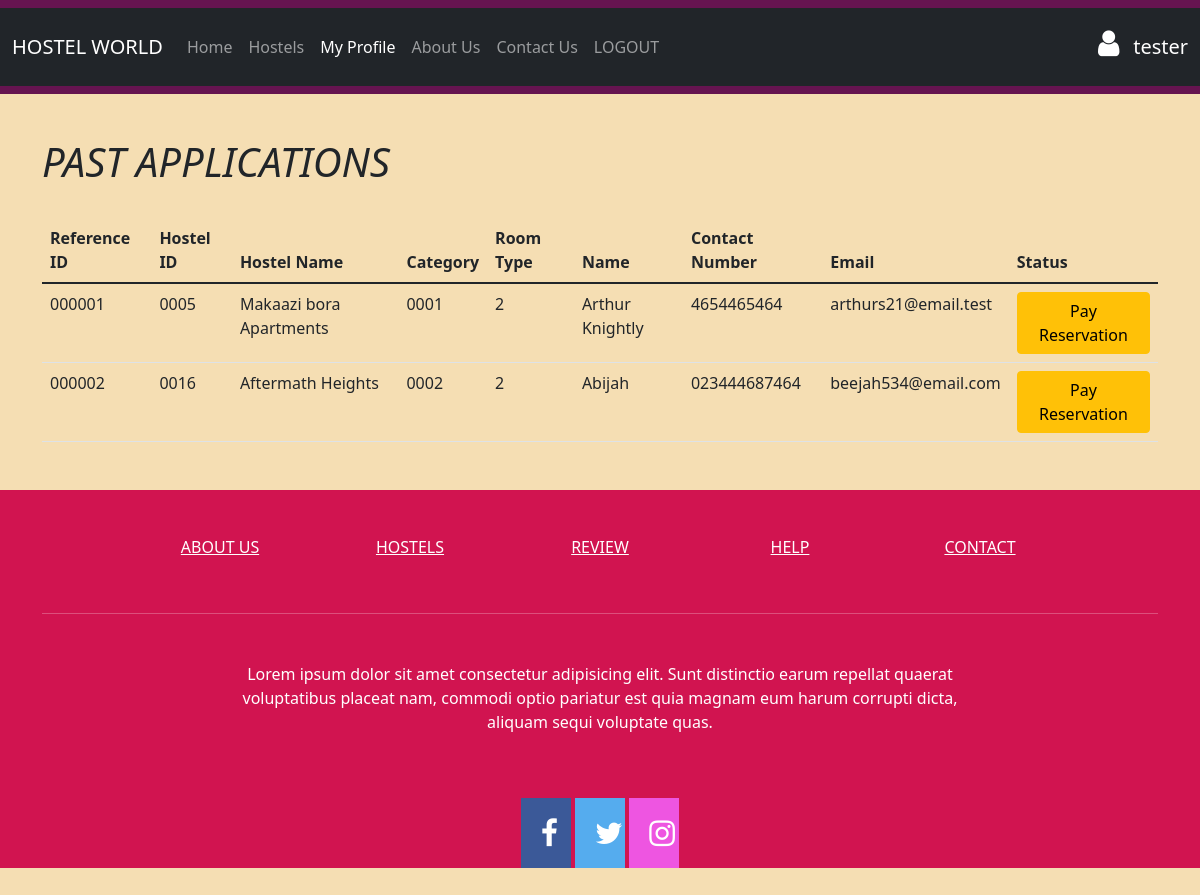
Screenshot of /project/myhostels.php (signed in) with the database file from the repository.
### tables this page shows
CREATE TABLE IF NOT EXISTS `reserve` (
  `reserve_id` int(6) UNSIGNED ZEROFILL NOT NULL,
  `name` varchar(128) NOT NULL,
  `gender` varchar(8) NOT NULL,
  `birthday` date DEFAULT NULL,
  `hostel_id` int(4) UNSIGNED ZEROFILL DEFAULT NULL,
  `hostel_name` varchar(64) DEFAULT NULL,
  `category_id` int(4) UNSIGNED ZEROFILL DEFAULT NULL,
  `room_type` varchar(256) DEFAULT NULL,
  `email` varchar(128) DEFAULT NULL,
  `phoneno` varchar(16) DEFAULT NULL,
  `student_id` int(4) UNSIGNED ZEROFILL DEFAULT NULL,
  `owner_id` int(4) UNSIGNED ZEROFILL DEFAULT NULL,
  `registration_status` varchar(128) DEFAULT 'NOT PAID'
);

### project/myhostels.php (the view, shortened to what this page needs)
<?php
include_once("../connection.php");
?>
<!doctype html>
<html lang="en">
<head>
    <link href="https://cdn.jsdelivr.net/npm/bootstrap@5.1.3/dist/css/bootstrap.min.css" rel="stylesheet">
    <link rel="stylesheet" href="https://cdnjs.cloudflare.com/ajax/libs/font-awesome/4.7.0/css/font-awesome.min.css">
    <link rel="stylesheet" href="../style.css">
    <link rel="stylesheet" href="../sweetalert2.min.css">
</head>
<body>
    <?php if (isset($_SESSION['success'])) : ?>
        <div class="error success">
            <h3>
            </h3>
        </div>
    <?php endif ?>
    <div class="navigation">
        <nav class="navbar fixed-top navbar-expand-lg navbar-dark navigations">
            <div class="container-fluid bg-dark">
                <a class="navbar-brand" href="/project/index.php">HOSTEL WORLD</a>
                <div class="collapse navbar-collapse" id="navbarSupportedContent">
                    <ul class="navbar-nav me-auto mb-2 mb-lg-0">
                        <li class="nav-item">
                            <a class="nav-link" aria-current="page" href="/project/index.php">Home</a>
                        </li>
                        <li class="nav-item">
                            <a class="nav-link" href="/project/hostels.php">Hostels</a>
                        </li>
                        <li class="nav-item">
                            <a class="nav-link active" href="#">My Profile</a>
                        </li>
                        <li class="nav-item">
                            <a class="nav-link" href="/project/about.php">About Us</a>
                        </li>
                        <li class="nav-item">
                            <a class="nav-link" href="/project/contact.php">Contact Us</a>
                        </li>
                        <?php
                        if ($_SESSION['loggin']) {
                            echo "</li>
                            <li class='nav-item'>
                       <a class='nav-link'href='index.php?logout='1''>LOGOUT</a>
                        </li>";
                        }
                        ?>
                    </ul>
                    <div class="d-flex">
                        <?php if (isset($_SESSION['username'])) : ?>
                            <p>
                            <div class="d-flex">
                                <h5 class="mt-0 mr-2 text-white" type="submit">
                                    <i class="fa fa-user text-white"></i>
                                    <?php echo $_SESSION['username']; ?>
                                </h5>
                            </div>
                            </p>
                        <?php endif ?>
                    </div>
                </div>
        </nav>
    </div>
    <br>
    <br><br>
    <br>
    <div class="container">
        <?php
        $x = $_SESSION['username'];
        $query1 = "SELECT * FROM students WHERE username = '$x';";
        $data1 = mysqli_query($conn, $query1);
        $result1 = mysqli_fetch_assoc($data1);
        $id = ($result1['student_id']);
        $query = "SELECT * FROM reserve WHERE student_id = $id";
        $data = mysqli_query($conn, $query);
        $total = mysqli_num_rows($data);
        if ($total != 0) {
            echo " <h1 id='top_recom'><i>PAST APPLICATIONS</i></h1><br>
            </div>
            <div class='container'>
              <table class='table table-hover'>
                <thead>
                  <tr>
                  <th scope='col'>Reference ID</th>
                  <th scope='col'>Hostel ID</th>
                  <th scope='col'>Hostel Name</th>
                  <th scope='col'>Category</th>
                  <th scope='col'>Room Type</th>
                  <th scope='col'>Name</th>
                  <th scope='col'>Contact Number</th>
                  <th scope='col'>Email</th>
                  <th scope='col'>Status</th>
                  </tr>
                </thead>
                <tbody>";
            while ($result = mysqli_fetch_assoc($data)) {
                echo "
                <tr>
                <td>" . $result['reserve_id'] . "</td>
                <td>" . $result['hostel_id'] . "</td>
                <td>" . $result['hostel_name'] . "</td>
                <td>" . $result['category_id'] . "</td>
                <td>" . $result['room_type'] . "</td>
                <td>" . $result['name'] . "</td>
                <td>" . $result['phoneno'] . "</td>
                <td>" . $result['email'] . "</td>
                <td>" .
                    (($result['registration_status'] === "NOT PAID") ? "
                    <button type='button' class='btn btn-warning' data-toggle='modal' data-target='#myModal'>
                    Pay Reservation
                    </button>
                    " : "PAID")
                    . "</td>" .
                    "</td>";
                echo "</tr>";
            }
        } else {
            echo "NO RECORD FOUND";
        }
        ?>
        </tbody>
        </table>
    </div>
    <div class="footer">
        <footer class="text-center text-white" style="background-color:rgb(209 20 80) ;">
            <div class="container">
                <section class="mt-5">
                    <div class="row text-center d-flex justify-content-center pt-5">
                        <div class="col-md-2">
                            <h6 class="text-uppercase font-weight-bold">
                                <a href="/project/about.php" class="text-white">About us</a>
                            </h6>
                        </div>
                        <div class="col-md-2">
                            <h6 class="text-uppercase font-weight-bold">
                                <a href="/project/hostels.php" class="text-white">Hostels</a>
                            </h6>
                        </div>
                        <div class="col-md-2">
                            <h6 class="text-uppercase font-weight-bold">
                                <a href="#!" class="text-white">Review</a>
                            </h6>
                        </div>
                        <div class="col-md-2">
                            <h6 class="text-uppercase font-weight-bold">
                                <a href="/project/contact.php" class="text-white">Help</a>
                            </h6>
                        </div>
                        <div class="col-md-2">
                            <h6 class="text-uppercase font-weight-bold">
                                <a href="/project/contact.php" class="text-white">Contact</a>
                            </h6>
                        </div>
                    </div>
                </section>
                <hr class="my-5" />
                <section class="mb-5">
                    <div class="row d-flex justify-content-center">
                        <div class="col-lg-8">
                            <p>
                                Lorem ipsum dolor sit amet consectetur adipisicing elit. Sunt distinctio earum repellat
                                quaerat voluptatibus placeat nam, commodi optio pariatur est quia magnam eum harum
                                corrupti dicta, aliquam sequi voluptate quas.
                            </p>
                        </div>
                    </div>
                </section>
                <section class="text-center mb-5">
                    <a href="#" class="fa fa-facebook"></a>
                    <a href="#" class="fa fa-twitter"></a>
                    <a href="#" class="fa fa-instagram"></a>
                </section>
            </div>
        </footer>
    </div>
</body>
</html>

### style.css (style rules this page uses)
body { background-color: wheat; }
.navigations { background-color: rgb(102 20 80); }
.fa-facebook { background: #3B5998; color: white; }
.fa-twitter { background: #55ACEE; color: white; }
.fa-instagram { background: #ee55e1; color: white; }
.fa { padding: 20px; font-size: 30px; width: 50px; text-align: center; text-decoration: none; }
.footer { background-color: rgb(102 20 80); background-repeat: no-repeat; background-size: cover; }

### rows the page displays
reserve: reserve_id "000001", hostel "0005", hostel_name "Makaazi bora Apartments", category "0001", room_type "2", name "Arthur Knightly", phoneno "4654465464", email "arthurs21@email.test", registration_status "Pay Reservation"
reserve: reserve_id "000002", hostel "0016", hostel_name "Aftermath Heights", category "0002", room_type "2", name "Abijah", phoneno "023444687464", email "beejah534@email.com", registration_status "Pay Reservation"

### other values shown
$_SESSION['username'] "tester"
